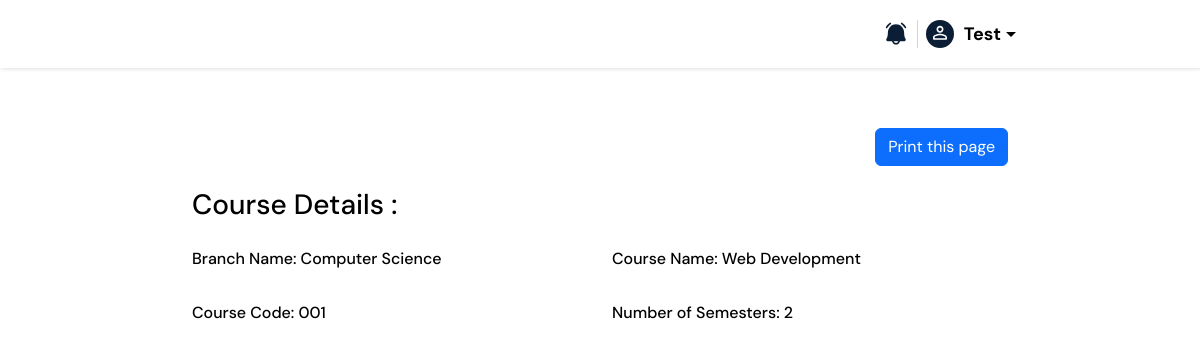
/templates/view-course-pg.php?view=139 (signed in), run on the app's committed database.
### tables this page shows
CREATE TABLE IF NOT EXISTS `courses` (
  `id` int(10) UNSIGNED NOT NULL AUTO_INCREMENT,
  `course` varchar(30) DEFAULT NULL,
  `courseCode` varchar(10) DEFAULT NULL,
  `branch` varchar(20) DEFAULT NULL,
  `noSemester` varchar(20) DEFAULT NULL,
  PRIMARY KEY (`id`)
);

### db/db_course_fetch.php (called while the page is built, shortened)
<?php
include "db_connection.php";
$db= $conn;
$tableName="courses";
if(isset($_GET['view'])){
$id = validate($_GET['view']);
$condition= ['id' =>$id];
$columns= ['id','course', 'courseCode', 'branch', 'noSemester'];
$viewData = view_data($db, $tableName, $columns, $condition);
}
function view_data($db, $tableName, $columns, $condition){
if(empty($db)){
 $msg= "Database connection error";
}elseif (empty($columns) || !is_array($columns)) {
  $msg="columns Name must be defined in an indexed array";
}elseif (!is_array($condition)) {
  $msg= "Condition data must be an associative array";
}
elseif(empty($tableName)){
  $msg= "Table Name is empty";
}else{
$columnName = implode(", ", $columns);
    $conditionData='';
    $i=0;
    foreach($condition as $index => $data){
        $and = ($i > 0)?' AND ':'';
         $conditionData .= $and.$index." = "."'".$data."'";
         $i++;
    }
$query = "SELECT ".$columnName." FROM $tableName";
$query .= " WHERE ".$conditionData;
$result = $db->query($query);
$row= $result->fetch_assoc();
return $row;
}
return $msg;
}
 function validate($value) {
  $value = trim($value);
  $value = stripslashes($value);
  $value = htmlspecialchars($value);
  return $value;
 }
 ?>

### templates/view-course-pg.php (the view, shortened to what this page needs)
<?php include '../db/db_course_fetch.php'; ?>
<?php
$data1 = $viewData['branch'] ?? '';
$data2 = $viewData['course'] ?? '';
$data3 = $viewData['courseCode'] ?? '';
$data4 = $viewData['noSemester'] ?? '';
?>
<?php include("inner_header.php"); ?>
<main class="content">
    <div class="container">
        <div class="row mb-24">
            <div class="col-sm-9 mg-auto">
                <div class="row">
                    <div class="col-sm-12 d-flex">
                        <button class="print-btn btn btn-primary" onclick="printData();">Print this page</button>
                    </div>
                </div>
            </div>
        </div>
    </div>
    <div id="printContent" class="container">
        <div class="row">
            <div class="col-sm-9 mg-auto">
                <div class="row mb-24">
                    <div class="col-sm-12">
                        <h3>Course Details :</h3>
                    </div>
                </div>
                <div class="row mb-24">
                    <div class="col-sm-6">
                        <h6>Branch Name: <span><?php echo $data1 ?></span></h6>
                    </div>
                    <div class="col-sm-6">
                        <h6>Course Name: <span><?php echo $data2 ?></span></h6>
                    </div>
                </div>
                <div class="row mb-24">
                    <div class="col-sm-6">
                        <h6>Course Code: <span><?php echo $data3 ?></span></h6>
                    </div>
                    <div class="col-sm-6">
                        <h6>Number of Semesters: <span><?php echo $data4 ?></span></h6>
                    </div>
                </div>
            </div>
        </div>
    </div>
</main>
</body>
</html>

### assets/style/style.css (style rules this page uses)
* { box-sizing: border-box; }
body { font-family: "DM Sans", sans-serif; overflow-x: hidden; background: #fff; color: #000; height: 100vh; }
div { margin: 0; padding: 0; }
h1, h2, h3, h4, h5, h6 { font-weight: 500; padding: 0px; margin: 0px; line-height: 30px; color: #000; }
.mb-24 { margin-bottom: 24px; }
.mg-auto { margin: auto; }
.print-btn { margin-left: auto; }
.layout .content, main.content { padding: 40px; padding-top: 60px; }

### data on the page
courses: branch "Computer Science", course "Web Development", courseCode "001", noSemester "2"

### other printed values
$_SESSION['name'] "Test"
